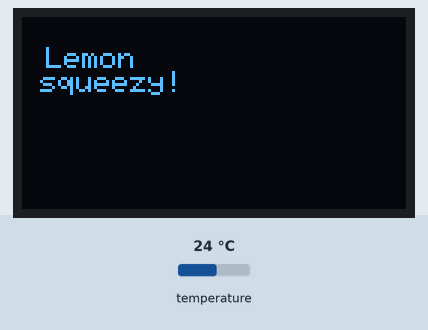
Bench run of a program on a simulated ESP8266 (Wemos D1 mini). Parts: 128×64 one-colour display. Inputs (shaded band) come from the test bench; at power-on: temperature 24 °C. What the program prints to the serial monitor is not drawn.

Above: at 1.1 s.
At 3.5 s:
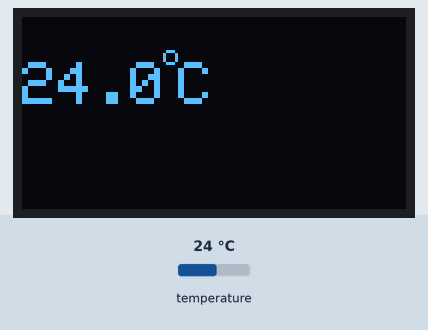
3.6 s: temperature set to 12 °C
At 5.1 s:
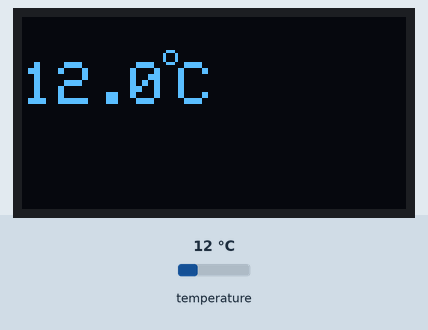
5.4 s: temperature set to 19 °C
At 5.8 s:
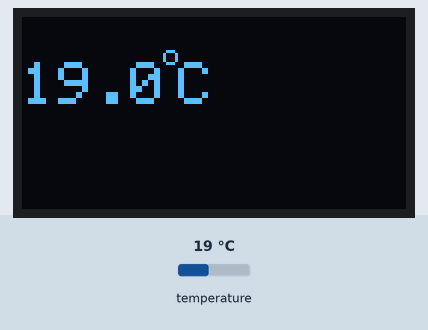
7.0 s: temperature set to 28 °C
At 7.5 s:
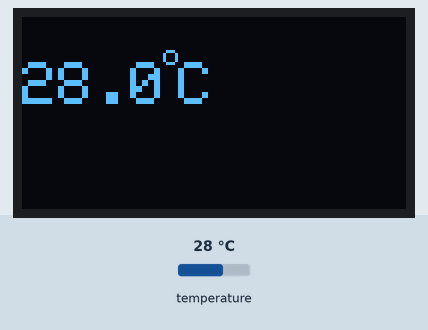
Timing chart, 0 to 10.0 s (numbered marks = the images above; inputs shaded):
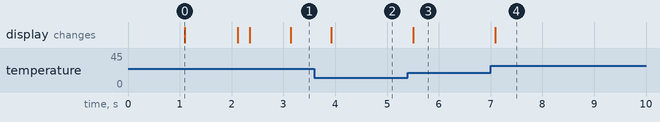

Measured:
- after the input at 3.6 s, the display: changes after 0.33 s (image 2)
- after the input at 5.4 s, the display: changes after 0.11 s (image 3)
- after the input at 7.0 s, the display: changes after 0.09 s (image 4)
- what the display in image 0 shows lasts 1.0 s, from 1.1 s to 2.1 s

The program:

main.cpp
```cpp
#include <Arduino.h>
#include <SPI.h>
#include <Wire.h>
#include <Adafruit_GFX.h>
#include <Adafruit_SSD1306.h>
#include <Adafruit_I2CDevice.h>
#include <OneWire.h>
#include <DallasTemperature.h>

#define OLED_RESET 0
#define SCREEN_WIDTH 64 // OLED display width, in pixels
#define SCREEN_HEIGHT 48 // OLED display height, in pixels
#define SCREEN_ADDRESS 0x3C

#define ONE_WIRE_BUS 12


void displayTemperatureValue(float tVal);

Adafruit_SSD1306 display(OLED_RESET);
OneWire oneWire(ONE_WIRE_BUS);

DallasTemperature sensors(&oneWire);

// 'lol', 64x48px
const unsigned char enis_bitmaplol [] PROGMEM = {
	0x00, 0x00, 0x00, 0x00, 0x00, 0x00, 0x00, 0x00, 0x00, 0x00, 0x00, 0x00, 0x00, 0x00, 0x00, 0x00,
	0x00, 0x00, 0x00, 0x00, 0x00, 0x00, 0x00, 0x00, 0x00, 0x00, 0x00, 0x00, 0x00, 0x00, 0x00, 0x00,
	0x00, 0x00, 0x00, 0x00, 0x00, 0x00, 0x00, 0x00, 0x00, 0x00, 0x00, 0x00, 0x00, 0x00, 0x00, 0x00,
	0x00, 0x00, 0x00, 0x00, 0x00, 0x00, 0x00, 0x00, 0x00, 0x00, 0x00, 0x1b, 0x80, 0x00, 0x00, 0x00,
	0x00, 0x00, 0x00, 0x7b, 0xc0, 0x00, 0x00, 0x00, 0x00, 0x00, 0x00, 0x7b, 0xe0, 0x00, 0x00, 0x00,
	0x00, 0x00, 0x00, 0x7b, 0xe0, 0x00, 0x00, 0x00, 0x00, 0x00, 0x00, 0x00, 0x00, 0x00, 0x00, 0x00,
	0x00, 0x00, 0x00, 0x7f, 0xe0, 0x00, 0x00, 0x00, 0x00, 0x00, 0x00, 0x7f, 0xe0, 0x00, 0x00, 0x00,
	0x00, 0x00, 0x00, 0x7f, 0xe0, 0x00, 0x00, 0x00, 0x00, 0x00, 0x00, 0x7f, 0xe0, 0x00, 0x00, 0x00,
	0x00, 0x00, 0x00, 0x7f, 0xe0, 0x00, 0x00, 0x00, 0x00, 0x00, 0x00, 0x7f, 0xe0, 0x00, 0x00, 0x00,
	0x00, 0x00, 0x00, 0x7f, 0xe0, 0x00, 0x00, 0x00, 0x00, 0x00, 0x00, 0x7f, 0xe0, 0x00, 0x00, 0x00,
	0x00, 0x00, 0x00, 0x7f, 0xe0, 0x00, 0x00, 0x00, 0x00, 0x00, 0x00, 0x7f, 0xe0, 0x00, 0x00, 0x00,
	0x00, 0x00, 0x00, 0x7f, 0xe0, 0x00, 0x00, 0x00, 0x00, 0x00, 0x00, 0x7f, 0xe0, 0x00, 0x00, 0x00,
	0x00, 0x00, 0x00, 0x7f, 0xe0, 0x00, 0x00, 0x00, 0x00, 0x00, 0x00, 0x7f, 0xe0, 0x00, 0x00, 0x00,
	0x00, 0x00, 0x00, 0x7f, 0xe0, 0x00, 0x00, 0x00, 0x00, 0x00, 0x40, 0x7f, 0xe0, 0x00, 0x00, 0x00,
	0x00, 0x00, 0x00, 0x7f, 0xe0, 0x20, 0x00, 0x00, 0x00, 0x00, 0x1f, 0x7f, 0xff, 0x40, 0x00, 0x00,
	0x00, 0x00, 0x7f, 0xff, 0xff, 0xc0, 0x00, 0x00, 0x00, 0x00, 0xff, 0xff, 0xff, 0xe0, 0x00, 0x00,
	0x00, 0x10, 0xff, 0xff, 0xff, 0xf0, 0x00, 0x00, 0x00, 0x03, 0xff, 0xff, 0xff, 0xf0, 0x00, 0x00,
	0x00, 0x01, 0xff, 0xff, 0xff, 0xf0, 0x00, 0x00, 0x00, 0x01, 0xff, 0xff, 0xff, 0xf0, 0x00, 0x00,
	0x00, 0x01, 0xff, 0xff, 0xff, 0xf4, 0x00, 0x00, 0x00, 0x06, 0xff, 0xff, 0xff, 0xf0, 0x00, 0x00,
	0x00, 0x00, 0xff, 0xff, 0xff, 0xe0, 0x00, 0x00, 0x00, 0x00, 0x7f, 0xff, 0xff, 0xe0, 0x00, 0x00,
	0x00, 0x00, 0x1f, 0x00, 0x3f, 0x80, 0x00, 0x00, 0x00, 0x00, 0x00, 0x00, 0x0e, 0x00, 0x00, 0x00,
	0x00, 0x00, 0x00, 0x00, 0x00, 0x00, 0x00, 0x00, 0x00, 0x00, 0x00, 0x00, 0x00, 0x00, 0x00, 0x00,
	0x00, 0x00, 0x00, 0x00, 0x00, 0x00, 0x00, 0x00, 0x00, 0x00, 0x00, 0x00, 0x00, 0x00, 0x00, 0x00,
	0x00, 0x00, 0x00, 0x00, 0x00, 0x00, 0x00, 0x00, 0x00, 0x00, 0x00, 0x00, 0x00, 0x00, 0x00, 0x00
};

// Array of all bitmaps for convenience. (Total bytes used to store images in PROGMEM = 400)
const int enis_bitmapallArray_LEN = 1;
const unsigned char* enis_bitmapallArray[1] = {
	enis_bitmaplol
};


void setup() {
  // put your setup code here, to run once:
  Serial.begin(9600);

  sensors.begin();
  // SSD1306_SWITCHCAPVCC = generate display voltage from 3.3V internally
  display.begin(SSD1306_SWITCHCAPVCC, SCREEN_ADDRESS);


  display.clearDisplay(); // for Clearing the display
   display.setTextSize(1.5);
  display.setTextColor(WHITE);
  display.setCursor(8,10);
  display.println("Easy\n     Peasy");
  display.display();
  delay(1000);
  display.clearDisplay();

  display.setCursor(8,10);
  display.println("Lemon\n squeezy!");
  display.display();
  delay(1000);
  display.clearDisplay();


  display.drawBitmap(0, 0, enis_bitmaplol, 64, 48, WHITE);
  display.display();
  delay(200);
  display.clearDisplay();
  display.display();

}

void loop() {
  // put your main code here, to run repeatedly:
  Serial.print("Requesting temperatures...");
  sensors.requestTemperatures(); // Send the command to get temperatures
  Serial.println("DONE");

  float tempC = sensors.getTempCByIndex(0);
  // Check if reading was successful
  if(tempC != DEVICE_DISCONNECTED_C)
  {
    Serial.print("Temperature for the device 1 (index 0) is: ");
    Serial.println(tempC);
    displayTemperatureValue(tempC);

  }
  else
  {
    Serial.println("Error: Could not read temperature data");
  }

}


void displayTemperatureValue(float tVal){
  char buf[10];
  sprintf(buf, "%-.1f",tVal);
  display.clearDisplay(); // for Clearing the display
  display.setTextSize(2.5);
  display.setTextColor(WHITE);
  display.setCursor(0,15);
  display.print(buf);
  display.setTextSize(2);
  display.setCursor(52,15);
  display.print("C");
  display.drawCircle(49, 13, 2, WHITE);
  display.display();

}
```
